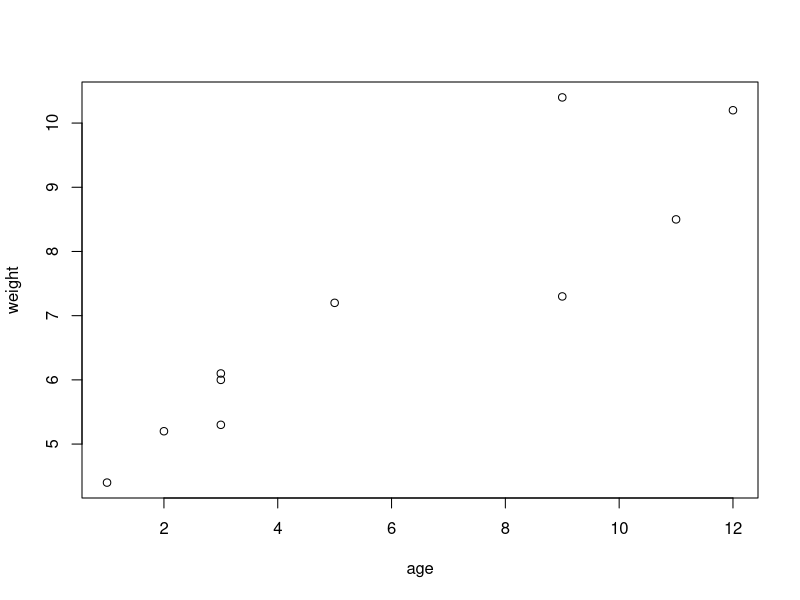
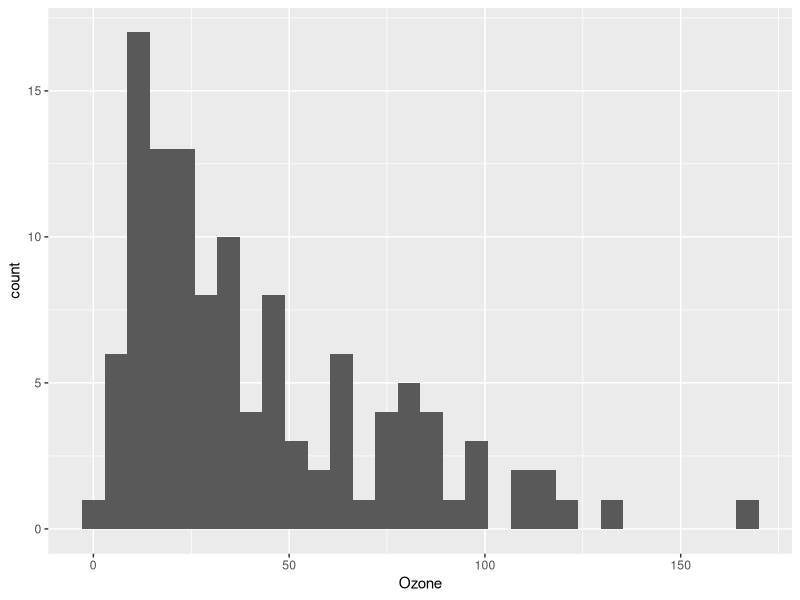
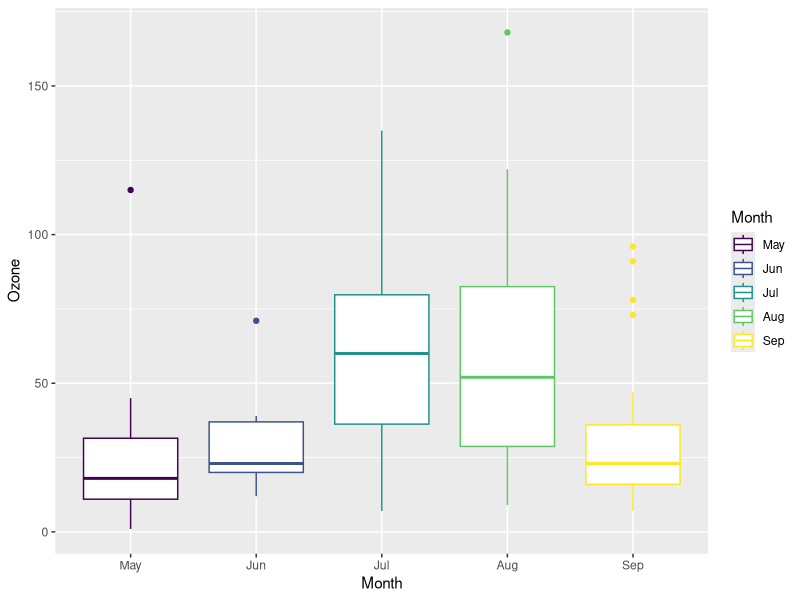
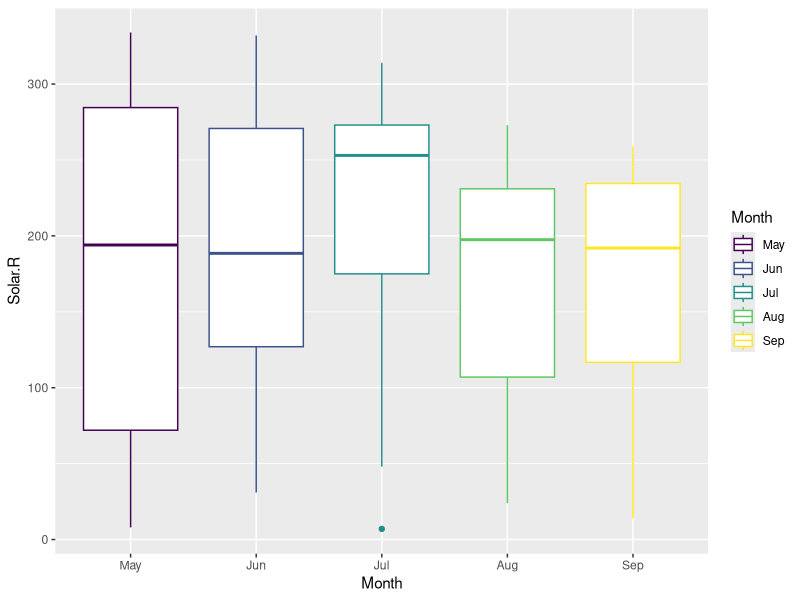
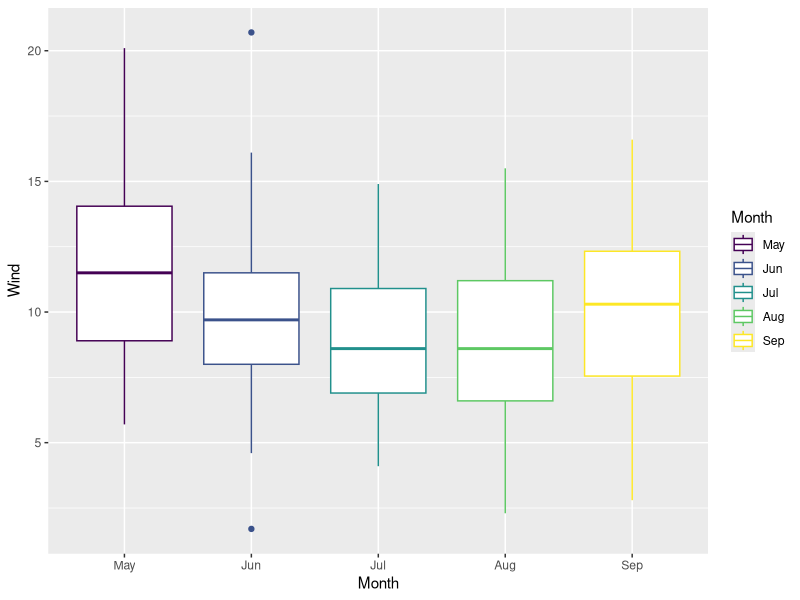
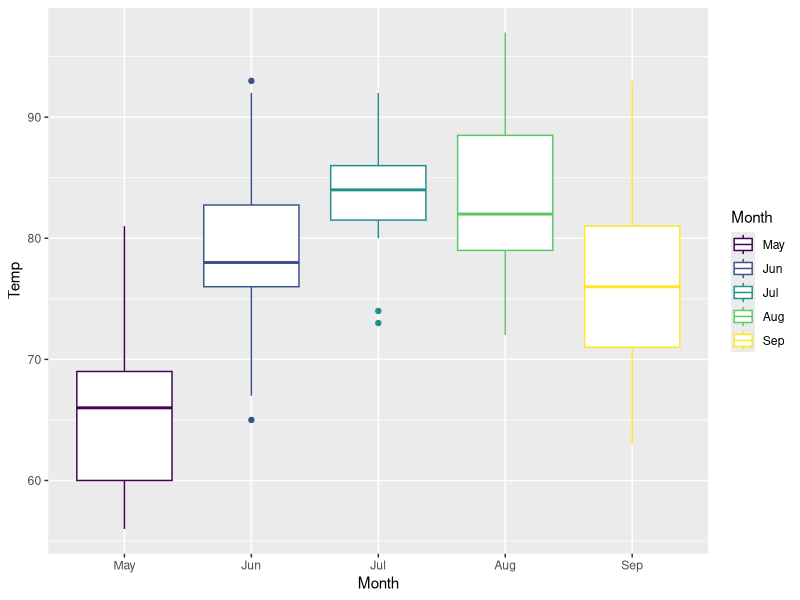

Recreate these plots in R, in order.
# Session 8: Topic: Basic Syntax & Operations

# To see which is the current working drive
getwd()

# To set working drive in another folder path
setwd("C:/Users/naray/Documents/Rdir")
getwd() # Check if new path has been set


#A) hash for comments & non operations
# This is an example

# Below assignment Operators give same result ie. my_var=3
my_var <- 3
my_var <<- 3
3 -> my_var
3 ->> my_var
my_var # print my_var

# B) Mathematical operations
# sum of 4 and 3
4+3
4-3
4*3
4/3
4^3

# C) nested operations/nested expressions/nested functions-embedding one operation or function inside the other
#Nested expression
((4-(1+3))*2)

# D) Object creation
#objectname<-(3+2)
cost<-900
cost
days=(2+3)
days
costperday<-cost/days
costperday

# E) Boolean logic ie. True / False statements
a <- 10
b <- 9
a > b
b > a

#F) functions
log(15)
exp(5)
sqrt(64)
abs(-5)

#Nested function
num<-1:9
sqrt(sum(num))

# G) Calculations using functions
x<-30
sin(15+x)
p<-1/sqrt(sin(15+x))
p

# functions with multiple arguments
round(16.7784)
round(16.7784,digits=2)
round(16.7784,digits=3)

# H) Vector creation
# to create vector c()
# 3 kinds of vectors
#Numerical vector
a<-c(1,2,3,4,5)
a

#Logical Vectors
x<-c(1,2,3)
y<-c(5,6,3)
x==y

#character Vectors are used to plot a label
d<-c("Hello")
d



# I) Vector Arithmetic
x<-c(11,12,13,14,15)
x
1/x

p<-4.5
q<-6.25
b<-1200

p+q
3000/b

r<-c(12,14,16,18,19,20,22,25,34,13,16,10)
r
max(r)
min(r)
length(r)
sum(r)
prod(r)
mean(r)
var(r)
sort(r)
sort(r,decreasing=TRUE)
sort(r,decreasing=FALSE)

# J) Matrices
x<-1:9 # X is a row of integers from 1 to 9
x # See values of x
dim(x)<-c(3,3) # Setting the rows, columns of matrix
x # Now x is a matrix of 3 rows x 3 columns

matrix(1:9,nrow=3,byrow=3)
matrix(1:9,nrow=3,byrow=T)
q<-matrix(1:20,nrow=5,ncol=4)
q

#transpose function
y<-t(x)
y

#Matrix multiplication
y*x
y/x


# K) Correlation & basic stats demo:
#create vectors age with data 1,3,5,2,11,9,3,9,12,3 and weight with data 4.4,5.3,7.2,5.2,8.5,7.3,6.0,10.4,10.2,6.1
#Find mean weight,standard deviation of weight,correlation between age and weight and plot age and weight
#cor(x,y)- function for correlation, plot (x,y)-function for plot here x is age and y is weight
age<-c(1,3,5,2,11,9,3,9,12,3)
weight<-c(4.4,5.3,7.2,5.2,8.5,7.3,6.0,10.4,10.2,6.1)
mean(weight)
median(weight)
sd(weight)
cor(age,weight)

# Use basic plotting command plot(variables)
# par(mar=c(1,1,1,1)) 
plot(age,weight)

# Quiz
# identify the dependent and independent variable with age and weight


# L) Logical operations

# If Statements
a <- 33
b <- 200
# R uses curly brackets { } to define scope or block of code.
if (b > a) {
  print("b is greater than a")
}

# Elseif statements
a <- 33
b <- 33

if (b > a) {
  print("b is greater than a")
} else if (a == b) {
  print ("a and b are equal")
}

# If Else statements
a <- 200
b <- 33

if (b > a) {
  print("b is greater than a")
} else if (a == b) {
  print("a and b are equal")
} else {
  print("a is greater than b")
}


# M) And Or operations
# The & symbol (and) is a logical operator,
a <- 200
b <- 33
c <- 500

if (a > b & c > a) {
  print("Both conditions are true")
}

# The | symbol (or) is a logical operator, and is used to combine conditional statements:
a <- 200
b <- 33
c <- 500

if (a > b | a > c) {
  print("At least one of the conditions is true")
}


# N) While loop:
# R While Loops: we can execute a set of statements as long as a condition is TRUE:
# Task: Print i as long as i is less than 6:
i <- 1
while (i < 6) {
  print(i)
  i <- i + 1
}


# O) For Loops
# A for loop is used for iterating over a sequence:
for (x in 1:10) {
  print(x)
}

# P) Creating a function using function()
my_function <- function() { # create a function with the name my_function
  print("Hello World!")
}
# Now call the above function named my_function to execute it
my_function()


#Q) Return values of a function
my_function <- function(x) {
  return (5 * x)
}

print(my_function(3))
print(my_function(5))
print(my_function(9))


#R) Data Visualization
# Visualization of AirQuality dataset
# https://www.geeksforgeeks.org/data-visualization-in-r/
aq <- data.frame(airquality)
head(aq,10)

# See the column names
colnames(aq)

# Check if data is missing
colSums(is.na(aq))

# 37 values of Ozone are NA & 7 of Solar.R

summary(aq)

# In R, a factor is a data structure used 
# for fields that take on a limited number 
# of unique values, also known as categorical data. 
# Factors are used to represent categorical data 
# and store it as levels.

# Day & Month should be factor variables
aq$Day <- factor(aq$Day, levels=1:31, ordered=TRUE)
aq$Month <- factor(aq$Month, levels=5:9, labels=month.abb[5:9], ordered=TRUE)

# Get Summary statistics for all the variables:
summary(aq)

# Install ggplot - explain about package

# Visualization of each variable
library(ggplot2)

# Ozone Histogram to check normality, kurtosis
ggplot(data=aq) + geom_histogram(mapping=aes(Ozone))

# This is heavily skewed to right & has kurtosis

# Let us see seasonal variation in data using box plots
qplot(Month, Ozone, data=aq, geom="boxplot", color=Month)

# Next see the seasonal variaton in Solar.R, Wind & Temp
qplot(Month, Solar.R, data=aq, geom="boxplot", color=Month)
qplot(Month, Wind, data=aq, geom="boxplot", color=Month)
qplot(Month, Temp, data=aq, geom="boxplot", color=Month)

# Pearsons Correlation Coefficients
# Only numerical variables can be used for correlation
columns <- c('Ozone', 'Solar.R', 'Wind', 'Temp')

# We identify non-na rows as rows with na values cause problems 
rows <- rowSums(is.na(aq)) == 0

# Compute correlation of variables and round to 2 digits
round(cor(aq[rows, columns]), 2)
